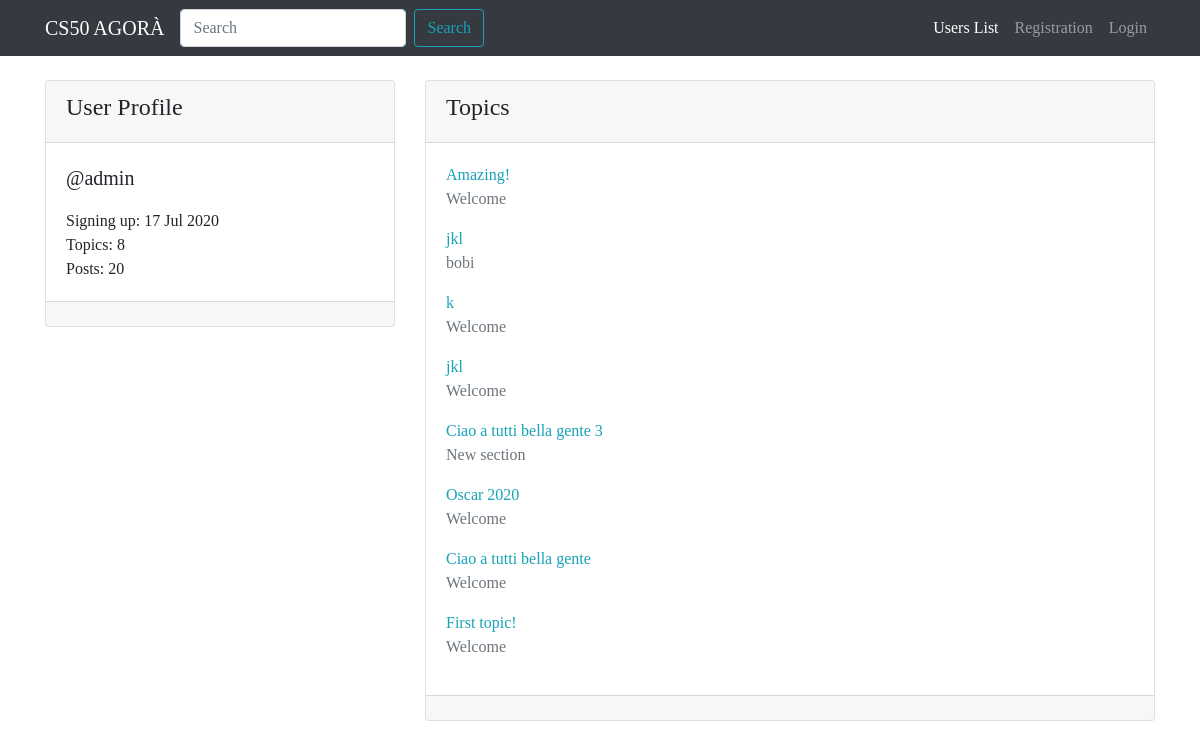
The app's page /user/admin/, older data.
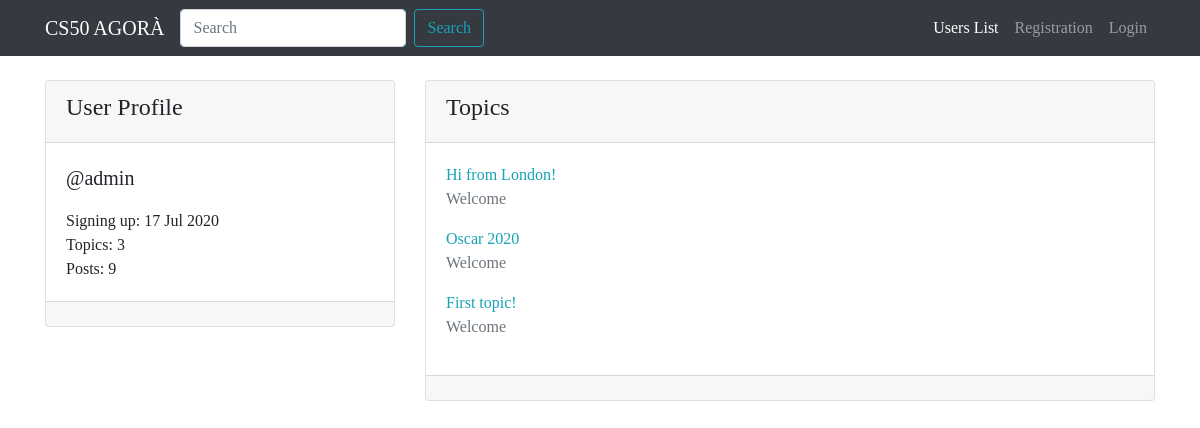
The same page, newer data.
### forum/models.py (models this page shows, shortened)
class Topic(models.Model):
    title = models.CharField(max_length=120)
    creation_date = models.DateTimeField(auto_now_add=True)
    topic_author = models.ForeignKey(
        User, on_delete=models.CASCADE, related_name="topics"
    )
    topic_section = models.ForeignKey(Section, on_delete=models.CASCADE)
    def get_absolute_url(self):
        return reverse("view_topic", kwargs={"pk": self.pk})
    class Meta:
        verbose_name = "Topic"
        verbose_name_plural = "Topics"

class Section(models.Model):
    section_name = models.CharField(max_length=80)
    description = models.CharField(max_length=150, blank=True, null=True)
    logo_section = models.ImageField(blank=True, null=True)
    def __str__(self):
        return self.section_name
    class Meta:
        verbose_name = "Section"
        verbose_name_plural = "Sections"

### core/views.py (the view)
# urls.py: path("user/<username>/", views.userProfileView, name="user_profile"),
def userProfileView(request, username):
    user = get_object_or_404(User, username=username)
    user_topics = Topic.objects.filter(topic_author=user).order_by("-pk")
    context = {"user": user, "user_topics": user_topics}
    return render(request, "core/user_profile.html", context)

### core/templates/core/user_profile.html (shortened to what this page needs)
{% extends 'base.html' %}
{% block content %}
<div class="row mt-3">
    <div class="col-4">
        <div class="card my-2">
            <div class="card-header">
                <h4>{% if request.user == user %}Your {% endif %}User Profile</h4>
            </div>
            <div class="card-body">
                <p class="lead">@{{ user }}</p>
                <p class="mb-0">Signing up: {{ user.date_joined|date:"d M Y" }}</p>
                <p class="mb-0">Topics: {{ user.topics.count }}</p>
                <p class="mb-0">Posts: {{ user.posts.count }}</p>
            </div>
            <div class="card-footer"></div>
        </div>
    </div>
    <div class="col-8">
        <div class="card my-2">
            <div class="card-header">
                <h4>Topics</h4>
            </div>
            <div class="card-body">
                {% for topic in user_topics %}
                <a href="{{ topic.get_absolute_url }}">{{ topic.title }}</a>
                <p class="text-muted">{{ topic.topic_section }}</p>
                {% empty %}
                {% if request.user != user %}
                <p>{{ user }} has no topics!</p>
                {% else %}
                <p>You have no topics. Start now!</p>
                {% endif %}
                {% endfor %}
            </div>
            <div class="card-footer"></div>
        </div>
    </div>
</div>
{% endblock content %}

Row changes from the older to the newer data that the page shows:
removed Topic: title "jkl", topic_section "bobi"
removed Topic: title "k", topic_section "Welcome"
removed Topic: title "jkl", topic_section "Welcome"
removed Topic: title "Ciao a tutti bella gente 3", topic_section "New section"
removed Topic: title "Ciao a tutti bella gente", topic_section "Welcome"
changed Topic: title "Amazing!" → "Hi from London!"
Text that changed along with them:
{{ user.topics.count }}: "8" → "3"
{{ user.posts.count }}: "20" → "9"
